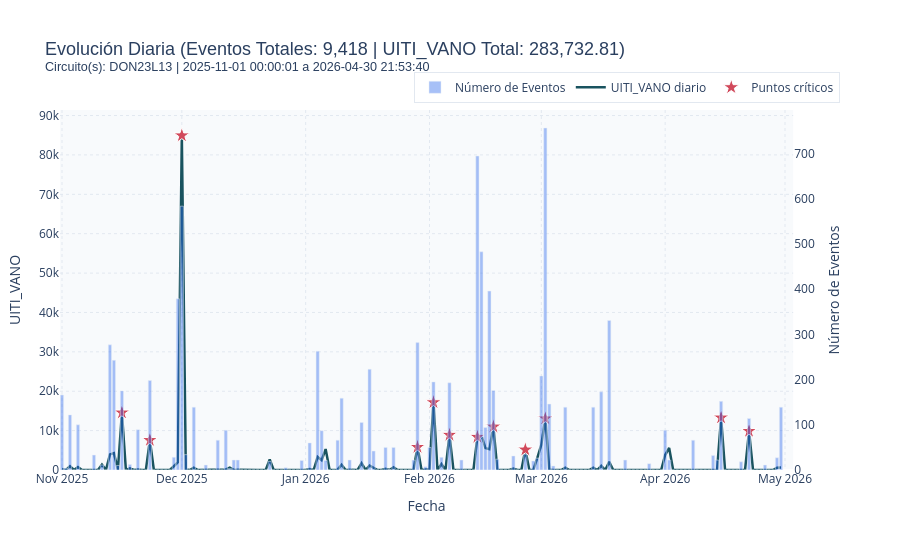

Notebook code cell kept with this figure:
### Code cell
fig_critical = plot_interactive_critical_points(
    daily_df,
    critical_points,
    selected_circuitos=selected_circuitos_effective,
    start_date=start_effective,
    end_date=end_effective,
)
fig_critical.show()

### Figure 1 — Plotly figure (JSON) as saved in the notebook; plotly's stock layout.template omitted (floating-point values rounded to 4 significant figures; data arrays with more than 128 entries replaced by an {"elided": "..."} marker saying what was removed)
{"data": [{"hovertemplate": "Fecha: %{x|%Y-%m-%d}<br>Eventos: %{y}<extra></extra>", "marker": {"color": "rgba(37, 99, 235, 0.4)"}, "name": "Número de Eventos", "type": "bar", "x": {"elided": "181 str values"}, "xaxis": "x", "y": {"elided": "181 int values"}, "yaxis": "y2"}, {"hovertemplate": "Fecha: %{x|%Y-%m-%d}<br>UITI_VANO: %{y:.2f}<extra></extra>", "line": {"color": "#19535F", "width": 2.5}, "mode": "lines", "name": "UITI_VANO diario", "type": "scatter", "x": {"elided": "181 str values"}, "xaxis": "x", "y": {"elided": "181 float values"}, "yaxis": "y"}, {"hovertemplate": "<b>Punto Crítico</b><br>Fecha: %{x|%Y-%m-%d}<br>UITI_VANO: %{y:.2f}<extra></extra>", "marker": {"color": "#D1495B", "line": {"color": "white", "width": 1}, "size": 12, "symbol": "star"}, "mode": "markers", "name": "Puntos críticos", "type": "scatter", "x": ["2025-11-16T00:00:00.000000000", "2025-11-23T00:00:00.000000000", "2025-12-01T00:00:00.000000000", "2026-01-29T00:00:00.000000000", "2026-02-02T00:00:00.000000000", "2026-02-06T00:00:00.000000000", "2026-02-13T00:00:00.000000000", "2026-02-17T00:00:00.000000000", "2026-02-25T00:00:00.000000000", "2026-03-02T00:00:00.000000000", "2026-04-15T00:00:00.000000000", "2026-04-22T00:00:00.000000000"], "xaxis": "x", "y": [14560.0, 7582.0, 84930.0, 5822.0, 17180.0, 8904.0, 8389.0, 11000.0, 5156.0, 13070.0, 13290.0, 9882.0], "yaxis": "y"}], "layout": {"height": 550, "hovermode": "x unified", "legend": {"bgcolor": "rgba(255, 255, 255, 0.95)", "bordercolor": "#e2e8f0", "borderwidth": 1, "orientation": "h", "x": 1, "xanchor": "right", "y": 1.02, "yanchor": "bottom"}, "margin": {"b": 80, "l": 60, "r": 60, "t": 110}, "paper_bgcolor": "#ffffff", "plot_bgcolor": "#f8fafc", "title": {"font": {"family": "Arial, sans-serif", "size": 18}, "text": "Evolución Diaria (Eventos Totales: 9,418 | UITI_VANO Total: 283,732.81)<br><sup>Circuito(s): DON23L13 | 2025-11-01 00:00:01 a 2026-04-30 21:53:40</sup>"}, "xaxis": {"anchor": "y", "domain": [0, 0.94], "gridcolor": "#e2e8f0", "griddash": "dot", "showgrid": true, "title": {"text": "Fecha"}}, "yaxis": {"anchor": "x", "domain": [0, 1], "gridcolor": "#e2e8f0", "griddash": "dot", "rangemode": "tozero", "showgrid": true, "title": {"text": "UITI_VANO"}}, "yaxis2": {"anchor": "x", "overlaying": "y", "rangemode": "tozero", "showgrid": false, "side": "right", "title": {"text": "Número de Eventos"}}}}
